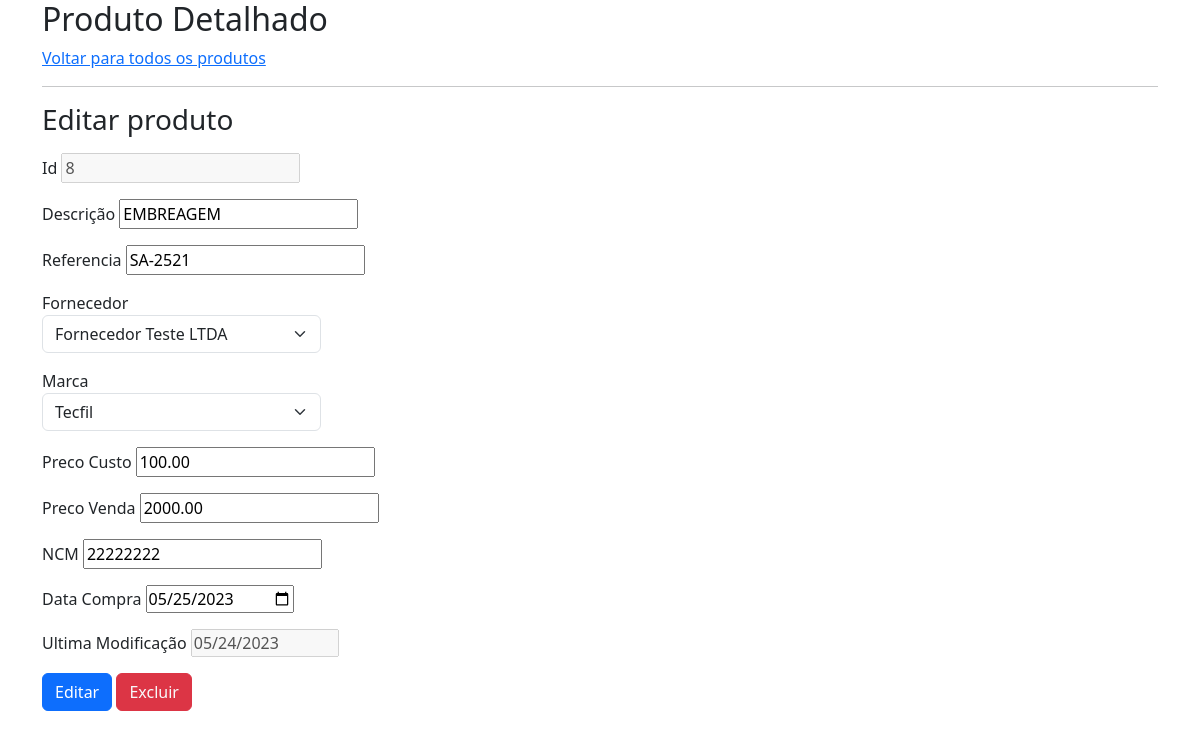
The page /produto_detalhado/8/ on the database its author committed.
### produtos/models.py (models this page shows, shortened)
class Produto(models.Model):
    descricao = models.CharField(max_length=255)
    referencia_fornecedor = models.CharField(max_length=255)
    marca = models.ForeignKey(Marca, on_delete=models.CASCADE, default="")
    fornecedor = models.ForeignKey(Fornecedor, on_delete=models.CASCADE, default="")
    preco_custo = models.DecimalField(max_digits=10, decimal_places=2)
    preco_venda = models.DecimalField(max_digits=10, decimal_places=2)
    data_compra = models.DateField()
    ultima_modificacao = models.DateField(auto_now=True) # Adiciona a data no momento da execucao do comando save()
    ncm = models.CharField(max_length=8)
    def formata_data_compra(self):
        return self.data_compra.strftime('%Y-%m-%d')
    def formata_ultima_modificacao(self):
        return self.ultima_modificacao.strftime('%Y-%m-%d')

class Fornecedor(models.Model):
    razao_social = models.CharField(max_length=80)
    nome_fantasia = models.CharField(max_length=80)
    cnpj = models.CharField(max_length=14)
    telefone = models.CharField(max_length=11)
    email = models.EmailField(max_length=255)
    logradouro = models.CharField(max_length=255)
    numero_logradouro = models.CharField(max_length=5)
    bairro = models.CharField(max_length=255)
    cidade = models.CharField(max_length=255)
    cep = models.CharField(max_length=8)
    def __str__(self) -> str:
        return self.razao_social

class Marca(models.Model):
    nome = models.CharField(max_length=50)
    def __str__(self) -> str:
        return self.nome

### produtos/views.py (the view)
# urls.py: path('produto_detalhado/<int:id_produto>/', views.produto_detalhado, name="produto_detalhado"),
def produto_detalhado(requisicao, id_produto):
    try:
        produto = Produto.objects.get(pk=id_produto)
        fornecedores = Fornecedor.objects.all()
        marcas = Marca.objects.all()
        contexto = {
            "produto" : produto,
            "fornecedores" : fornecedores,
            "atual_fornecedor" : str(produto.fornecedor),
            "marcas" : marcas,
            "atual_marca" : str(produto.marca),
        }
    except Produto.DoesNotExist:
        raise Http404("Erro ao tentar detalhar um produto")
    return render(requisicao, "produtos/produto_detalhado.html", contexto)

### produtos/templates/produtos/produto_detalhado.html (shortened to what this page needs)
<!DOCTYPE html>
<html lang="pt-br">
<head>
    <link href="https://cdn.jsdelivr.net/npm/bootstrap@5.3.0-alpha3/dist/css/bootstrap.min.css" rel="stylesheet">
</head>
<body>
    <header class="container">
        <h2>Produto Detalhado</h2>
        <a href="{% url 'produtos:todos_produtos' %}">Voltar para todos os produtos</a>
        <hr>
    </header>
    <main class="container">
        <form action="{% url 'produtos:editar_produto' produto.id %}" method="POST">
            <fieldset>
                <legend><h3>Editar produto</h3></legend>
                <div class="mb-3">
                    <label for="id">Id</label>
                    <input type="text" name="id" id="id" value="{{ produto.id }}" disabled>
                </div>
                <div class="mb-3">
                    <label for="descricao">Descrição</label>
                    <input type="text" name="descricao" id="descricao" value="{{ produto.descricao }}">
                </div>
                <div class="mb-3">
                    <label for="referencia_fornecedor">Referencia</label>
                    <input type="text" name="referencia_fornecedor" id="referencia_fornecedor" value="{{ produto.referencia_fornecedor }}">
                </div>
                <div class="w-25 mb-3">
                    <label for="fornecedor">Fornecedor</label>
                    <select class="form-select" aria-label="Padrao fornecedor" id="fornecedor" name="fornecedor">
                        <option value="{{ produto.fornecedor }}" /selected>{{ produto.fornecedor }}</option>
                    </select>
                </div>
                <div class="w-25 mb-3">
                    <label for="marca">Marca</label>
                    <select class="form-select" aria-label="Padrao marca" id="marca" name="marca">
                        <option value="{{ produto.marca }}" /selected>{{ produto.marca }}</option>
                    </select>
                </div>
                <div class="mb-3">
                    <label for="preco_custo">Preco Custo</label>
                    <input type="number" name="preco_custo" id="preco_custo" value="{{ produto.preco_custo }}" step="0.01">
                </div>
                <div class="mb-3">
                    <label for="preco_venda">Preco Venda</label>
                    <input type="number" name="preco_venda" id="preco_venda" value="{{ produto.preco_venda }}" step="0.01">
                </div>
                <div class="mb-3">
                    <label for="ncm">NCM</label>
                    <input type="text" name="ncm" id="ncm" value="{{ produto.ncm }}">
                </div>
                <div class="mb-3">
                    <label for="data_compra">Data Compra</label>
                    <input type="date" name="data_compra" id="data_compra" value="{{ produto.formata_data_compra }}" required>
                </div>
                <div class="mb-3">
                    <label for="ultima_modificacao">Ultima Modificação</label>
                    <input type="date" name="ultima_modificacao" id="ultima_modificacao" value="{{ produto.formata_ultima_modificacao }}" disabled>
                </div>
                <input type="submit" class="btn btn-primary" value="Editar">
                <button type="button" class="btn btn-danger">
                    <a class="link-light text-decoration-none" href="{% url 'produtos:excluir_produto' produto.id %}">Excluir</a>
                </button>
            </fieldset>
        </form>
    </main>
</body>
</html>

### rows shown on the page
Produto: id "8", descricao "EMBREAGEM", referencia_fornecedor "SA-2521", fornecedor "Fornecedor Teste LTDA", marca "Tecfil", preco_custo "100.00", preco_venda "2000.00", ncm "22222222", data_compra "05/25/2023", ultima_modificacao "05/24/2023"
